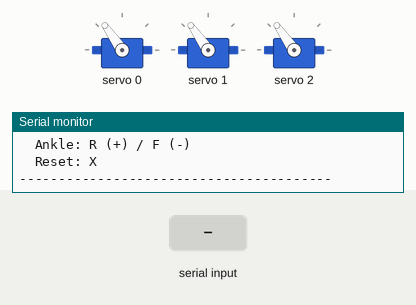
This sketch was run on a simulated ESP32. On the bench: 3 × servo, the last lines printed to the serial monitor. Inputs (shaded band) come from the test bench.

Above: at 1.2 s.
1.3 s: "s" received over Serial
At 2.5 s:
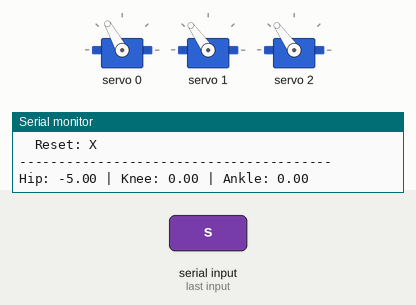
2.8 s: "f" received over Serial
At 3.9 s:
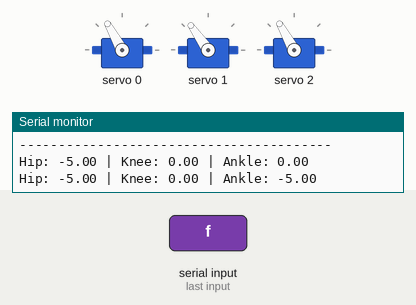
4.3 s: "w" received over Serial
At 5.0 s:
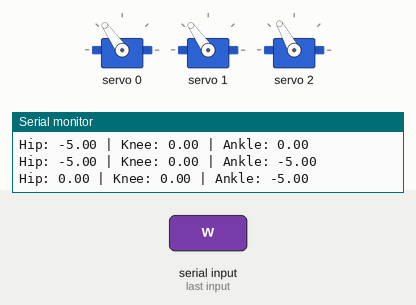
5.8 s: "r" received over Serial
At 6.2 s:
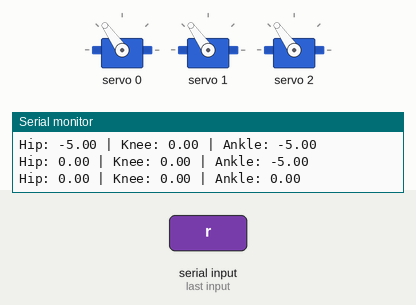
Timing chart, 0 to 8.3 s (numbered marks = the images above; inputs shaded):
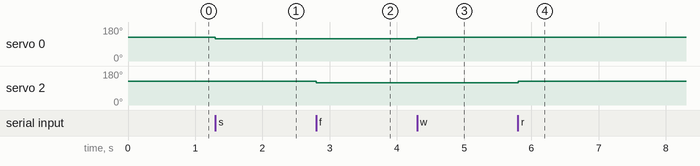

Measured:
- after the input at 1.3 s, servo 0: 125° → 119° at once
- after the input at 2.8 s, servo 2: 125° → 119° at once
- after the input at 4.3 s, servo 0: 119° → 125° at once
- after the input at 5.8 s, servo 2: 119° → 125° at once

The sketch:

Stage1_Manual_Test.ino
```cpp
#include <Wire.h>
#include <Adafruit_PWMServoDriver.h>
#include "BipedLeg.h"

#define I2C_SDA_PIN 21
#define I2C_SCL_PIN 22

Adafruit_PWMServoDriver pwm = Adafruit_PWMServoDriver();

// Define Channels (Match your previous setup)
// Hip=0, Knee=1, Ankle=2
BipedLeg leftLeg(&pwm, 0, 1, 2);

// Current Joint Angles (Degrees relative to 90 neutral)
float currentHip = 0;
float currentKnee = 0;
float currentAnkle = 0;

// Step size per key press (degrees)
float stepSize = 5.0;

void setup() {
    Serial.begin(115200);
    Wire.begin(I2C_SDA_PIN, I2C_SCL_PIN);
    pwm.begin();
    pwm.setPWMFreq(50);

    // Apply your Offsets here if needed
    leftLeg.setOffsets(0.0, 0.0, 0.0);

    Serial.println("=== STAGE 1: MANUAL VIRTUAL JOYSTICK ===");
    Serial.println("Controls:");
    Serial.println("  Hip:   W (+) / S (-)");
    Serial.println("  Knee:  E (+) / D (-)");
    Serial.println("  Ankle: R (+) / F (-)");
    Serial.println("  Reset: X");
    Serial.println("----------------------------------------");

    updateServos(); // Move to start position
}

void loop() {
    if (Serial.available() > 0) {
        char cmd = Serial.read();

        // --- CONTROL LOGIC ---
        switch (cmd) {
            // HIP CONTROL
            case 'w': currentHip += stepSize; break;
            case 's': currentHip -= stepSize; break;

            // KNEE CONTROL
            case 'e': currentKnee += stepSize; break;
            case 'd': currentKnee -= stepSize; break;

            // ANKLE CONTROL
            case 'r': currentAnkle += stepSize; break;
            case 'f': currentAnkle -= stepSize; break;

            // RESET
            case 'x':
                currentHip = 0; currentKnee = 0; currentAnkle = 0;
                Serial.println("Resetting to Home.");
                break;
        }

        // --- CRITICAL SAFETY LIMITS [cite: 69, 141] ---
        // Hip: -45 to 45
        currentHip = constrain(currentHip, -45.0, 45.0);

        // Knee: 0 to 90 (NEVER EXCEED 90 per constraints)
        currentKnee = constrain(currentKnee, 0.0, 90.0);

        // Ankle: -40 to 40
        currentAnkle = constrain(currentAnkle, -40.0, 40.0);

        // --- UPDATE SERVOS ---
        updateServos();
        printStatus();
    }
}

void updateServos() {
    // We add 90 because 0 degrees in your logic = 90 degrees on the physical servo (Neutral)
    // Using setServoRaw which we just made public
    leftLeg.setServoRaw(0, 90.0 + currentHip);
    leftLeg.setServoRaw(1, 90.0 + currentKnee);
    leftLeg.setServoRaw(2, 90.0 + currentAnkle);
}

void printStatus() {
    Serial.print("Hip: "); Serial.print(currentHip);
    Serial.print(" | Knee: "); Serial.print(currentKnee);
    Serial.print(" | Ankle: "); Serial.println(currentAnkle);
}
```

BipedLeg.cpp
```cpp
/*
  BipedLeg.cpp - Implementation of Zig-Zag Leg Kinematics
*/

#include "BipedLeg.h"

// Constructor
BipedLeg::BipedLeg(Adafruit_PWMServoDriver *driver, int hipCh, int kneeCh, int ankleCh) {
  _pwm = driver;
  _hipCh = hipCh;
  _kneeCh = kneeCh;
  _ankleCh = ankleCh;

  // Default start position (Leg hanging down)
  _currX = 0;
  _currY = -14.0;

  _hipOffset = 0;
  _kneeOffset = 0;
  _ankleOffset = 0;
}

void BipedLeg::setOffsets(float hipOff, float kneeOff, float ankleOff) {
  _hipOffset = hipOff;
  _kneeOffset = kneeOff;
  _ankleOffset = ankleOff;
}

float BipedLeg::getX() { return _currX; }
float BipedLeg::getY() { return _currY; }

// --- LOW LEVEL SERVO CONTROL ---
void BipedLeg::setServoRaw(int channel, float angle) {
  // Constrain to physical servo limits (0-180)
  int a = constrain((int)angle, 0, 180);
  int pulse = map(a, 0, 180, SERVOMIN, SERVOMAX);
  _pwm->setPWM(channel, 0, pulse);
}

// --- INVERSE KINEMATICS (IK) ---
// Solves angles for Custom Zig-Zag Geometry
bool BipedLeg::calculateIK(float x, float y, float &tHip, float &tKnee, float &tAnkle) {

  float dist = sqrt(x*x + y*y);

  // Safety: Reach Check
  if (dist > (L_FEMUR + L_TIBIA - 0.5)) return false; // Too far
  if (dist < 4.0) return false; // Too close (self-collision)

  // 1. KNEE (Law of Cosines)
  // Internal angle gamma
  float cosGamma = (L_FEMUR*L_FEMUR + L_TIBIA*L_TIBIA - dist*dist) / (2 * L_FEMUR * L_TIBIA);
  cosGamma = constrain(cosGamma, -1.0, 1.0); // Floating point safety
  float gamma = acos(cosGamma);

  // Knee Deviation from Straight (PI - gamma)
  float kneeRad = PI - gamma;

  // 2. HIP
  // Alpha: Angle of vector Hip->Foot from Vertical
  // using -y because down is negative in our coords
  float alpha = atan2(x, -y);

  // Beta: Internal angle at Hip
  float cosBeta = (L_FEMUR*L_FEMUR + dist*dist - L_TIBIA*L_TIBIA) / (2 * L_FEMUR * dist);
  cosBeta = constrain(cosBeta, -1.0, 1.0);
  float beta = acos(cosBeta);

  // ZIG-ZAG LOGIC: Hip angle is Alpha - Beta
  float hipRad = alpha - beta;

  // 3. ANKLE (Auto-leveling)
  // To keep foot horizontal (0 deg global), Ankle cancels out Hip + Knee
  float ankleRad = -(hipRad + kneeRad);

  // Convert to Degrees
  tHip   = hipRad * 180.0 / PI;
  tKnee  = kneeRad * 180.0 / PI;
  tAnkle = ankleRad * 180.0 / PI;

  return true;
}

// --- SMOOTH MOVEMENT INTERPOLATOR ---
void BipedLeg::moveToSmooth(float targetX, float targetY, int duration_ms) {
  float startX = _currX;
  float startY = _currY;

  // Define time steps (10ms resolution)
  int steps = duration_ms / 10;
  if (steps < 1) steps = 1;

  for (int i = 1; i <= steps; i++) {
    float t = (float)i / steps;

    // Linear Interpolation
    float nowX = startX + (targetX - startX) * t;
    float nowY = startY + (targetY - startY) * t;

    float h, k, a;

    // Solve IK for intermediate point
    if (calculateIK(nowX, nowY, h, k, a)) {

      // Apply Safety Constraints (The "Guard" Logic)
      h = constrain(h, HIP_MIN, HIP_MAX);
      k = constrain(k, KNEE_MIN, KNEE_MAX); // Strictly protect 90 deg limit
      a = constrain(a, ANKLE_MIN, ANKLE_MAX);

      // Add 90.0 (Neutral) + Calibration Offsets
      setServoRaw(_hipCh,   90.0 + h + _hipOffset);
      setServoRaw(_kneeCh,  90.0 + k + _kneeOffset);
      setServoRaw(_ankleCh, 90.0 + a + _ankleOffset);
    }

    // Blocking delay (For Stage 1 simplicity)
    delay(10);
  }

  // Update state
  _currX = targetX;
  _currY = targetY;
}
```

BipedLeg.h
```cpp
/*
  BipedLeg.h - Library for controlling a single Zig-Zag leg
  Project: Experimental Biped
  Stage: 1 (Single Leg IK)
*/

#ifndef BIPEDLEG_H
#define BIPEDLEG_H

#include <Arduino.h>
#include <Wire.h>
#include <Adafruit_PWMServoDriver.h>
#include <math.h>

class BipedLeg {
  public:
    // Constructor: defined by the servo driver and specific channels
    BipedLeg(Adafruit_PWMServoDriver *driver, int hipCh, int kneeCh, int ankleCh);

    void setServoRaw(int channel, float angle);

    // Setup function to initialize offsets
    //offset angles with reference to 0 -- measure the offset angles here
    void setOffsets(float hipOff, float kneeOff, float ankleOff);

    // Main Motion Function: Move foot to (x, y) over time
    void moveToSmooth(float targetX, float targetY, int duration_ms);

    // Returns current position
    float getX();
    float getY();

  private:
    // Pointers and Hardware
    Adafruit_PWMServoDriver *_pwm;
    int _hipCh, _kneeCh, _ankleCh;

    // State Variables
    float _currX, _currY;

    // Calibration Offsets
    float _hipOffset, _kneeOffset, _ankleOffset;

    // Physical Geometry (cm)
    const float L_FEMUR = 9.5;
    const float L_TIBIA = 9.5;

    // Servo limits (Pulse Width)
    const int SERVOMIN = 150;  //0 degrees
    const int SERVOMAX = 600;  //180 degrees

    // Safety Constraints (Degrees relative to Neutral)
    const float HIP_MIN   = -45.0;
    const float HIP_MAX   = 45.0;
    const float KNEE_MIN  = 0.0;
    const float KNEE_MAX  = 90.0; // Hard mechanical limit
    const float ANKLE_MIN = -40.0;
    const float ANKLE_MAX = 40.0;

    // Private Helpers
    bool calculateIK(float x, float y, float &tHip, float &tKnee, float &tAnkle);
};

#endif
```
